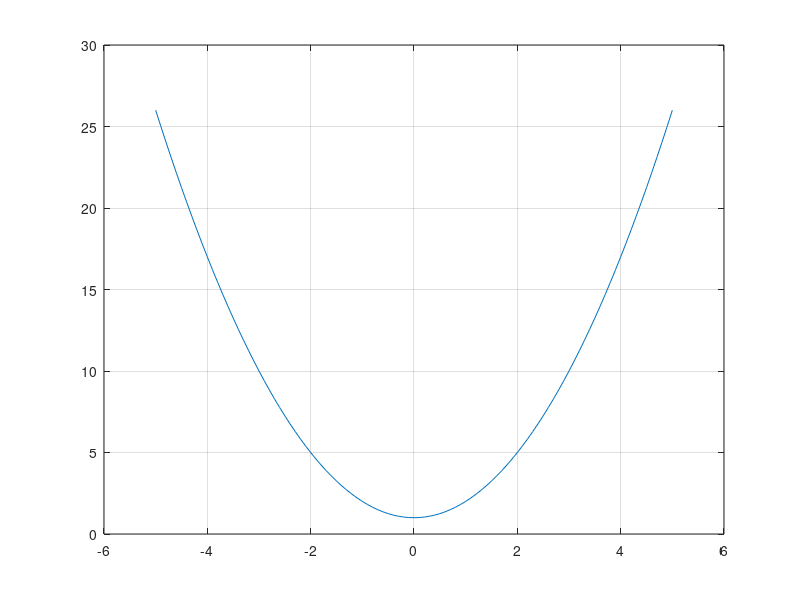

The MATLAB script that drew this image: (Note: this script raises an error after producing the figure.)
x = -5:.1:5;
fx = x.^2+1;
figure
plot(x,fx)
grid on
z = ginput(1);
y = @(x)x.^2+1;
rr = fzero(y,z(1))
%% 
syms x
y = x.^2+1;
r = solve(y)
